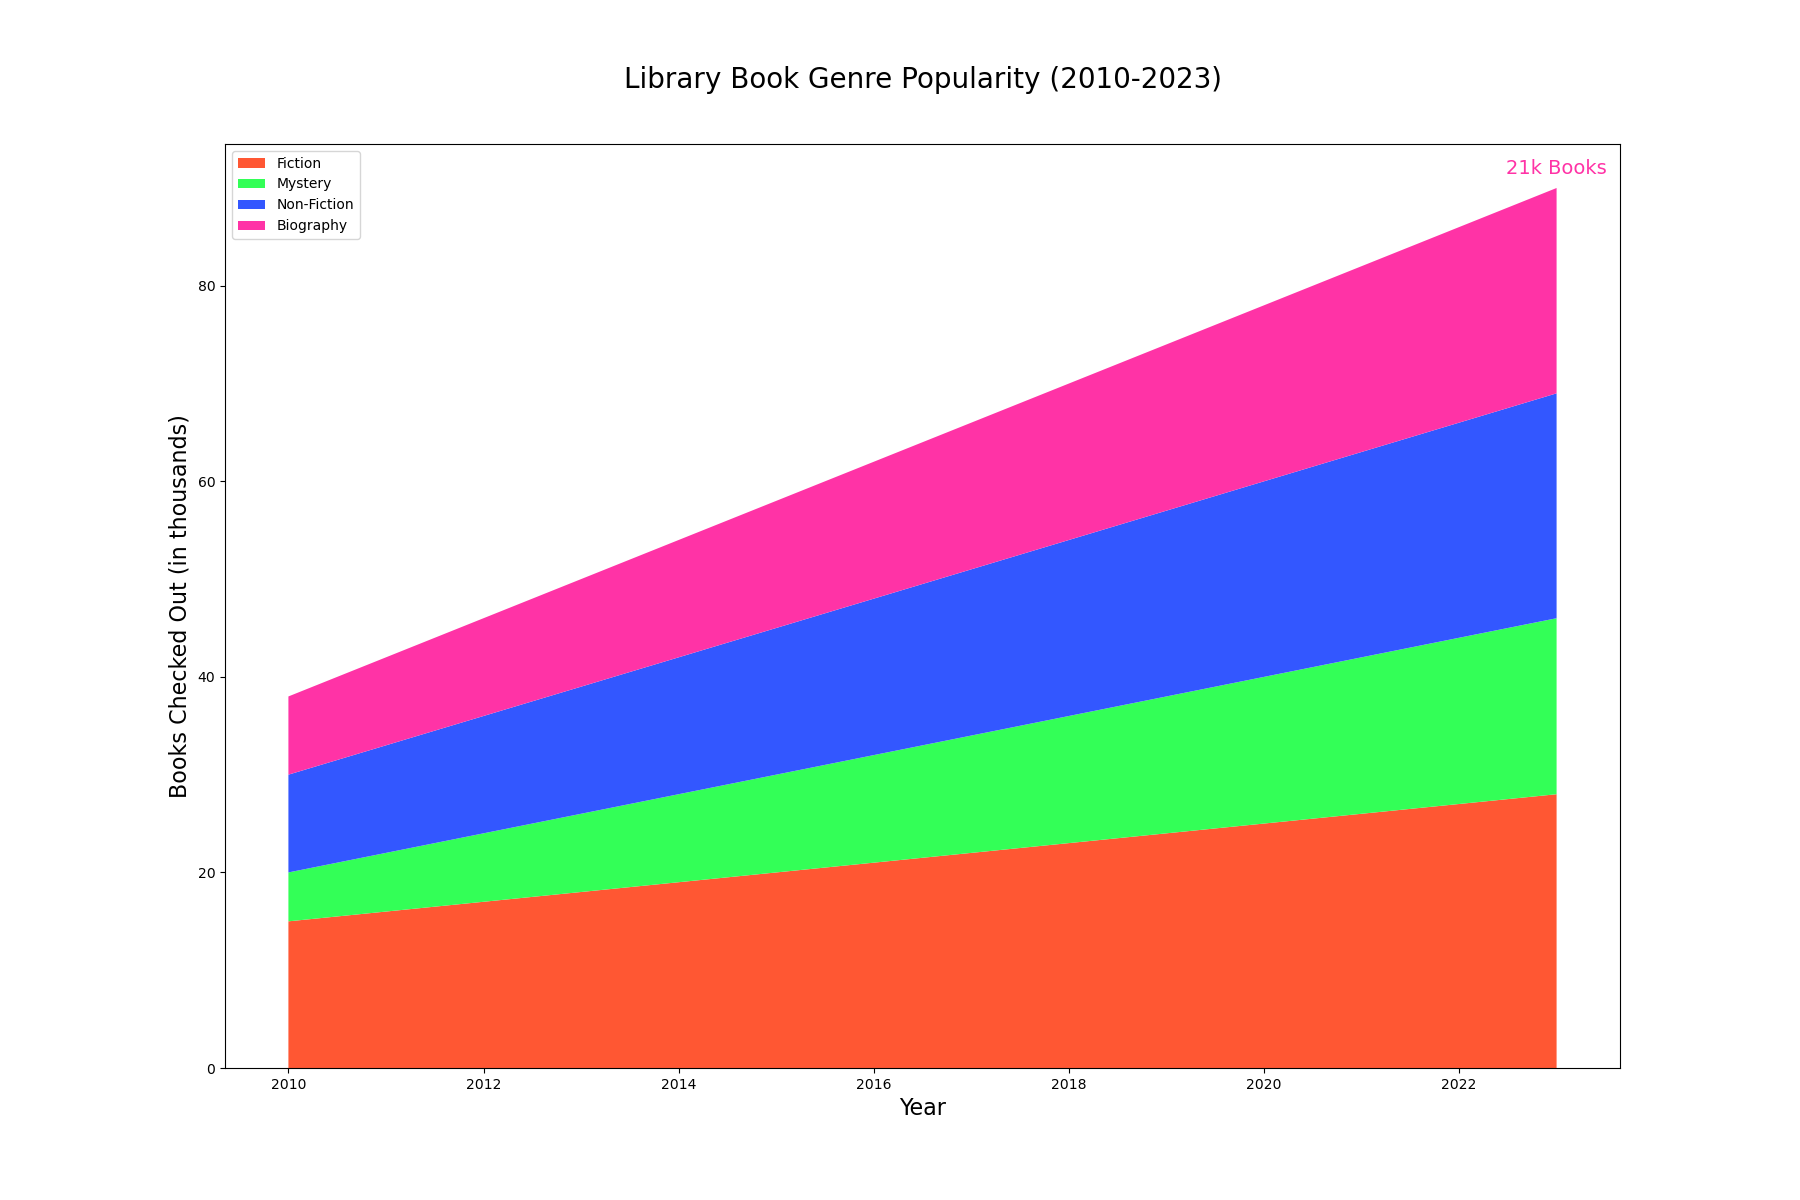

This chart was generated by the following Python code:

import matplotlib.pyplot as plt

years = list(range(2010, 2024))
fiction = [15, 16, 17, 18, 19, 20, 21, 22, 23, 24, 25, 26, 27, 28]
mystery = [5, 6, 7, 8, 9, 10, 11, 12, 13, 14, 15, 16, 17, 18]
non_fiction = [10, 11, 12, 13, 14, 15, 16, 17, 18, 19, 20, 21, 22, 23]
biography = [8, 9, 10, 11, 12, 13, 14, 15, 16, 17, 18, 19, 20, 21]

plt.figure(figsize=(18, 12))
plt.stackplot(years, fiction, mystery, non_fiction, biography, 
              colors=['#FF5733', '#33FF57', '#3357FF', '#FF33A6'])

plt.title('Library Book Genre Popularity (2010-2023)', fontsize=20, pad=40)
plt.xlabel('Year', fontsize=16)
plt.ylabel('Books Checked Out (in thousands)', fontsize=16)

plt.legend(['Fiction', 'Mystery', 'Non-Fiction', 'Biography'], loc='upper left')

plt.annotate(f'{biography[-1]}k Books',
             (years[-1], sum([fiction[-1], mystery[-1], non_fiction[-1], biography[-1]])),
             textcoords="offset points",
             xytext=(0,10),
             ha='center',
             fontsize=14,
             color='#FF33A6')

plt.show()
